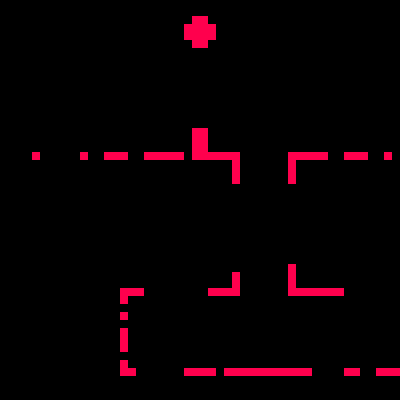

A level layout from a 2D game, rendered from its tile map. Below: a short description, then the map file with tile-grid data replaced by summaries:
An orthogonal 50x50 tile map with 8x8 px tiles, 3 tile layers (Background, Tilemap, Overlay), 2 tilesets and 7 objects (4x solid, 3x exit).

<map version="1.0" orientation="orthogonal" renderorder="right-down" width="50" height="50" tilewidth="8" tileheight="8" nextobjectid="14">
 <tileset firstgid="1" name="tileset" tilewidth="8" tileheight="8" tilecount="64">
  <image source="../tilesets/tiles0.png" trans="ff00ff" width="64" height="64" />
 </tileset>
 <tileset firstgid="65" name="Details" tilewidth="96" tileheight="24" tilecount="1">
  <tile id="0">
   <image width="96" height="24" source="../tilesets/detail/grass-patch.png" />
  </tile>
 </tileset>
 <layer name="Background" width="50" height="50">
  <properties>
   <property name="tileset" value="tileset" />
  </properties>
  <data>[2500 cells, 0 non-empty, 0 distinct tile ids]</data>
 </layer>
 <layer name="Tilemap" width="50" height="50">
  <properties>
   <property name="tileset" value="tileset" />
  </properties>
  <data>[2500 cells, 96 non-empty, 1 distinct tile ids]</data>
 </layer>
 <layer name="Overlay" width="50" height="50">
  <properties>
   <property name="overlay" value="true" />
   <property name="tileset" value="tileset" />
  </properties>
  <data>[2500 cells, 0 non-empty, 0 distinct tile ids]</data>
 </layer>
 <objectgroup name="Entities">
  <object id="5" type="exit" x="0" y="0" width="8" height="152">
   <properties>
    <property name="direction" value="left" />
    <property name="name" value="L1" />
   </properties>
  </object>
  <object id="7" type="exit" x="392" y="0" width="8" height="152">
   <properties>
    <property name="direction" value="right" />
    <property name="name" value="R1" />
   </properties>
  </object>
  <object id="8" type="exit" x="392" y="296" width="8" height="72">
   <properties>
    <property name="direction" value="right" />
    <property name="name" value="R2" />
   </properties>
  </object>
  <object id="9" type="solid" x="0" y="152" width="240" height="144" />
  <object id="11" type="solid" x="288" y="152" width="112" height="144" />
  <object id="12" type="solid" x="88" y="296" width="40" height="72" />
  <object id="13" type="solid" x="88" y="368" width="312" height="32" />
 </objectgroup>
</map>
